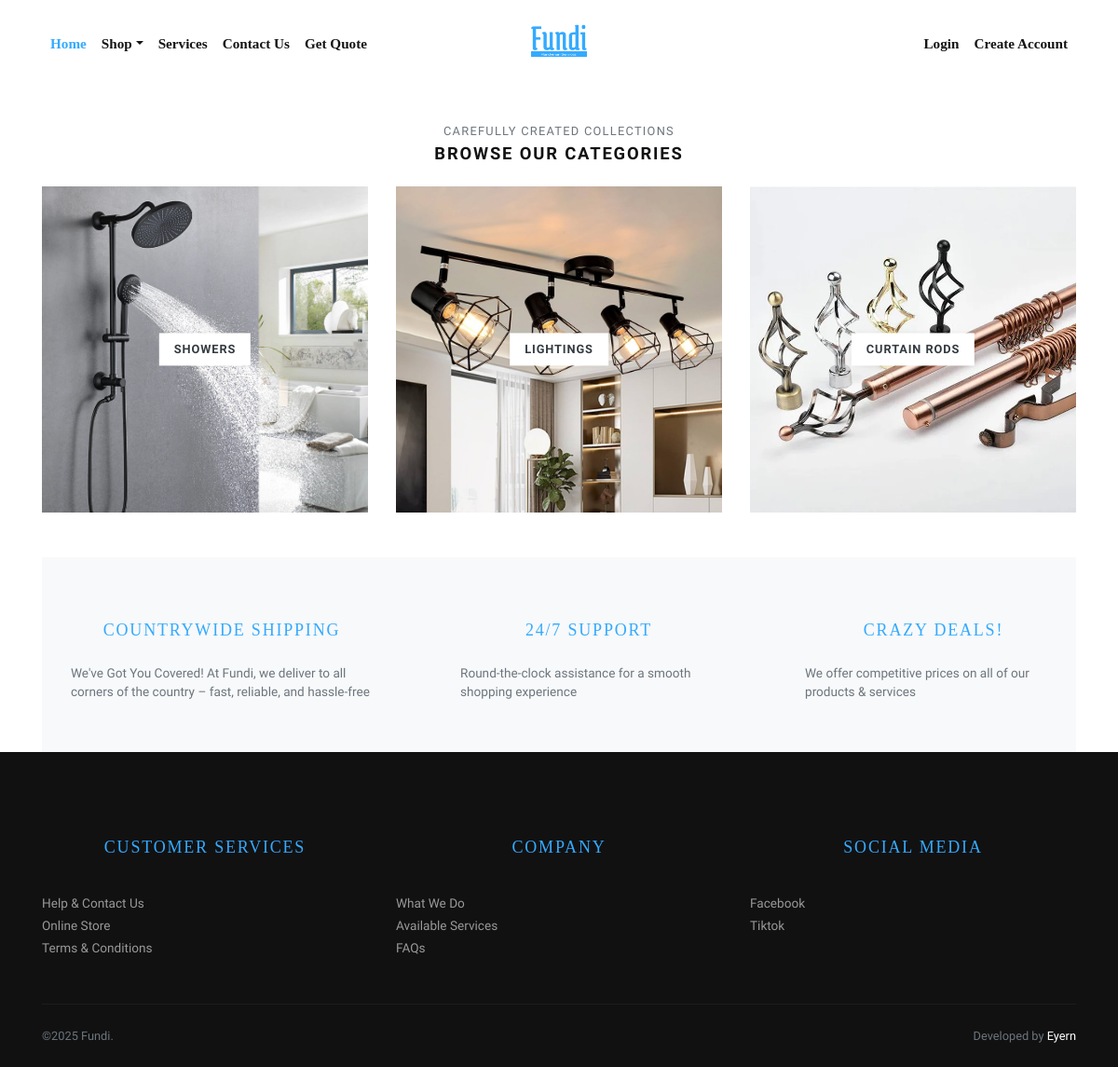
Page /categories/ on the committed database.
### store/models.py (models this page shows, shortened)
class Category(models.Model):
    title = models.CharField(max_length=50, verbose_name="Category Title")
    slug = models.SlugField(max_length=55, verbose_name="Category Slug")
    description = models.TextField(blank=True, verbose_name="Category Description")
    category_image = models.ImageField(upload_to='category', blank=True, null=True, verbose_name="Category Image")
    is_active = models.BooleanField(verbose_name="Is Active?")
    is_featured = models.BooleanField(verbose_name="Is Featured?")
    created_at = models.DateTimeField(auto_now_add=True, verbose_name="Created Date")
    updated_at = models.DateTimeField(auto_now=True, verbose_name="Updated Date")
    class Meta:
        verbose_name_plural = 'Categories'
        ordering = ('-created_at', )

### store/views.py (the view)
# urls.py: path('categories/', views.all_categories, name="all-categories"),
def all_categories(request):
    categories = Category.objects.filter(is_active=True)
    return render(request, 'store/categories.html', {'categories':categories})

### store/context_preprocessors.py (called while the page is built)
def store_menu(request):
    categories = Category.objects.filter(is_active=True)
    context = {
        'categories_menu': categories,
    }
    return context

def cart_menu(request):
    if request.user.is_authenticated:
        cart_items= Cart.objects.filter(user=request.user)
        context = {
            'cart_items': cart_items,
        }
    else:
        context = {}
    return context

### templates/store/categories.html (shortened to what this page needs)
{% extends 'base.html' %}
{% load static %}
      {% block content %}
      <div class="container">
        <section class="pt-5">
          <header class="text-center">
            <p class="small text-muted small text-uppercase mb-1">Carefully created collections</p>
            <h2 class="h5 text-uppercase mb-4">Browse our categories</h2>
          </header>
          <div class="row">
          {% if categories %}
            {% for category in categories %}
              <div class="col-md-4 mb-4 mb-md-5">
                <a class="category-item" href="{% url 'store:category-products' category.slug %}">
                  <strong class="category-item-title">{{ category.title }}</strong>
                </a>
              </div>
            {% endfor %}
          {% endif %}
          </div>
        </section>
        <section class="py-5 bg-light">
          <div class="container">
            <div class="row text-center">
              <div class="col-lg-4 mb-3 mb-lg-0">
                <div class="d-inline-block">
                  <div class="media align-items-end">
                    <div class="media-body text-left ml-3">
                      <h6 class="text-uppercase mb-1">Countrywide Shipping</h6>
                      <p class="text-small mb-0 text-muted"> We've Got You Covered! At Fundi, we deliver to all corners of the country – fast, reliable, and hassle-free</p>
                    </div>
                  </div>
                </div>
              </div>
              <div class="col-lg-4 mb-3 mb-lg-0">
                <div class="d-inline-block">
                  <div class="media align-items-end">
                    <svg class="svg-icon svg-icon-big svg-icon-light">
                      <use xlink:href="#helpline-24h-1"> </use>
                    </svg>
                    <div class="media-body text-left ml-3">
                      <h6 class="text-uppercase mb-1">24/7 SUPPORT</h6>
                      <p class="text-small mb-0 text-muted">Round-the-clock assistance for a smooth shopping experience</p>
                    </div>
                  </div>
                </div>
              </div>
              <div class="col-lg-4">
                <div class="d-inline-block">
                  <div class="media align-items-end">
                    <svg class="svg-icon svg-icon-big svg-icon-light">
                      <use xlink:href="#label-tag-1"> </use>
                    </svg>
                    <div class="media-body text-left ml-3">
                      <h6 class="text-uppercase mb-1">Crazy Deals!</h6>
                      <p class="text-small mb-0 text-muted">We offer competitive prices on all of our products & services</p>
                    </div>
                  </div>
                </div>
              </div>
            </div>
          </div>
        </section>
      </div>
      {% endblock content %}

### jewelryshop/static/css/style.default.css (style rules this page uses)
.text-small { font-size: 0.85rem !important; }
strong { font-weight: 700; }
.category-item { display: block; position: relative; color: #343a40; transition: all 0.3s; }
.category-item-title { display: inline-block; padding: 0.5rem 1rem; background: #fff; text-transform: uppercase; letter-spacing: 0.07em; position: absolute; top: 50%; left: 50%; -webkit-transform: translate(-50%, -50%); transform: translate(-50%, -50%); box-shadow: 0 0 5px rgba(0, 0, 0, 0.07); font-size: 0.8rem; }
.text-uppercase { text-transform: uppercase; letter-spacing: 0.1em; }
.svg-icon { width: 32px; height: 32px; vertical-align: text-bottom; stroke: currentColor; stroke-width: 3; --layer1: currentColor; --layer2: currentColor; --layer3: currentColor; }
.svg-icon.svg-icon-light { stroke-width: 2; }
.svg-icon-big { width: 48px; height: 48px; }
body { font-family: "Libre Franklin", sans-serif; font-size: 1rem; font-weight: 400; line-height: 1.5; color: #111111; background-color: #fff; }
a { color: #34AAFF; text-decoration: none; }
h1, h2, h3, h4, h5, h6, .h1, .h2, .h3, .h4, .h5, .h6 { margin-bottom: 0.5rem; font-family: inherit; font-weight: 900; line-height: 1.2; color: inherit; }
h2, .h2 { font-size: 1.9rem; }
h5, .h5 { font-size: 1.15rem; }
h6, .h6 { font-size: 1rem; }
small, .small { font-size: 80%; font-weight: 400; }
.bg-light { background-color: #f8f9fa !important; }

### rows in the picture
Category: title "SHOWERS"
Category: title "LIGHTINGS"
Category: title "CURTAIN RODS"
